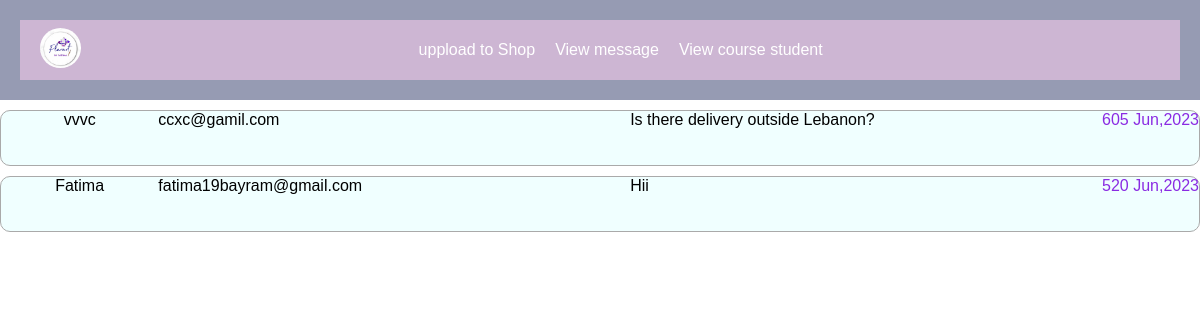
The app's page /planart/viewmessage.php with its own data.
### tables this page shows
CREATE TABLE `contact` (
  `id` int(11) NOT NULL,
  `name` varchar(100) NOT NULL,
  `email` varchar(100) NOT NULL,
  `date` datetime NOT NULL,
  `message` varchar(2000) NOT NULL
);

### planart/viewmessage.php (the view, shortened to what this page needs)
<!DOCTYPE html>
<html>
<head>
<link rel="stylesheet" type="text/css" href="./css/about.css">
  <link rel="stylesheet" href="https://cdnjs.cloudflare.com/ajax/libs/font-awesome/5.15.3/css/all.min.css">
    <body>
    <?php require "adminheader.php";?>
<?php
include './db_config/connect.php';
$query="SELECT * FROM contact order by date desc";
$result= mysqli_query($con,$query);
?>
<?php if(mysqli_num_rows($result)>0):?>
    <?php while ($msg=mysqli_fetch_assoc($result)):?>
        <div style="background-color:azure;display:flex;border:solid thin #aaa;border-radius:10px ;margin-bottom:10px;margin-top:10px;">
        <div style="flex:1;text-align:center;">
        <?=$msg['name']?>
    </div>
    <div style="flex:3;">
    <?=$msg['email']?>
    </div>
    <div style="flex:3;">
    <?=$msg['message']?>
    </div>
    <div>
        <div style="color:blueviolet"><?=date("js M,Y",strtotime($msg['date']))?></div>
        <br><br>
    </div>
    </div>
    <?php endwhile;?>
        <?php endif;?>
    </body>
</html>

### planart/css/about.css (style rules this page uses)
body { font-family: Arial, sans-serif; margin: 0; padding: 0; }
* { box-sizing: border-box; }

### planart/css/styles.css (style rules this page uses)
body, nav, ul { margin: 0; padding: 0; }

### records on screen
contact: name "vvvc", email "ccxc@gamil.com", message "Is there delivery outside Lebanon?", date "605 Jun,2023"
contact: name "Fatima", email "fatima19bayram@gmail.com", message "Hii", date "520 Jun,2023"
